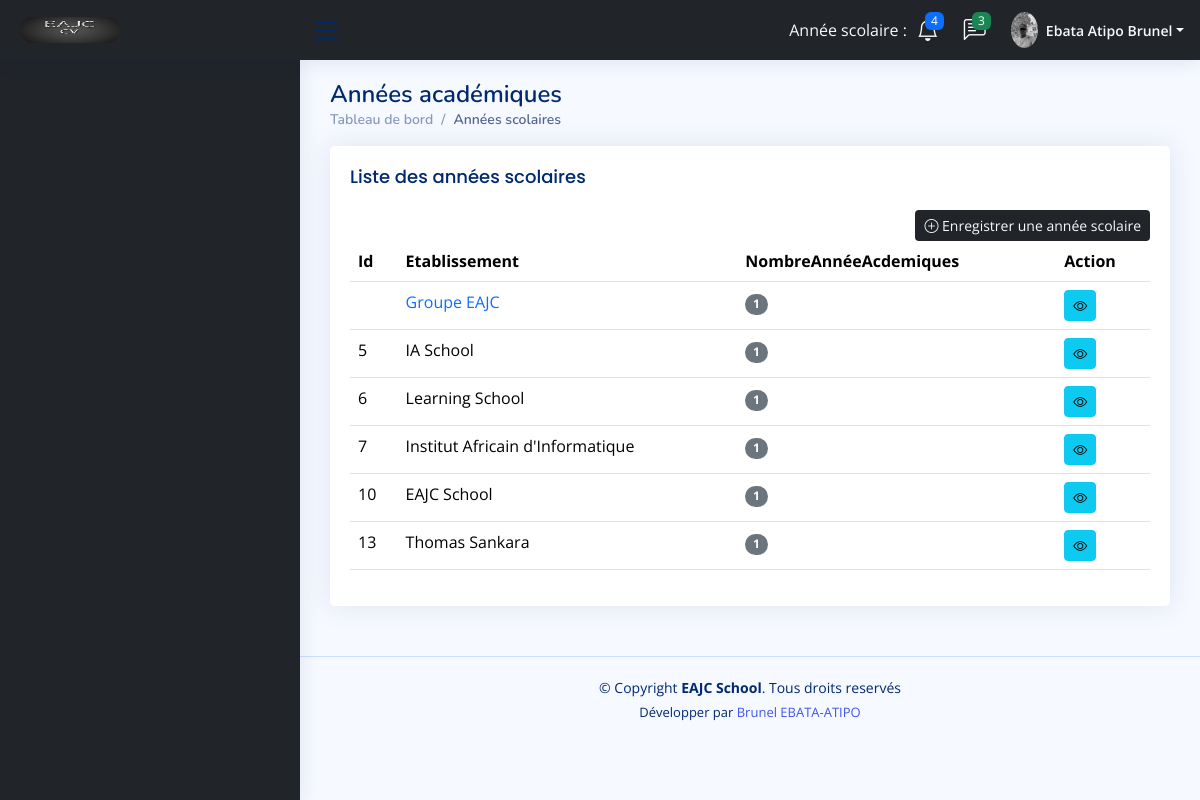
The page /anneeacademique/annee_academiques (signed in) on the database its author committed.
### school/models.py (models this page shows, shortened)
class SettingSupUser(models.Model):
    appname = models.CharField(max_length=100)
    appeditor = models.CharField(max_length=200)
    phone = models.CharField(max_length=200, null=True)
    address = models.CharField(max_length=200, null=True)
    email = models.CharField(max_length=100)
    version = models.CharField(max_length=10, null=True)
    devise = models.CharField(max_length=10, null=True)
    COLORS = [
        ('bg-primary','bg-primary'),
        ('bg-info','bg-info'),
        ('bg-success','bg-success'),
        ('bg-danger','bg-danger'),
        ('bg-secondary','bg-secondary'),
        ('bg-dark','bg-dark')
    ]
    theme = models.CharField(max_length=200, null=True, choices=COLORS)
    CT = [
        ('text-primary','text-primary'),
        ('text-info','text-info'),
        ('text-success','text-success'),
        ('text-danger','text-danger'),
        ('text-secondary','text-secondary'),
        ('text-dark','text-dark'),
        ('text-light', 'text-light')
    ]
    text_color = models.CharField(max_length=20, null=True, choices=CT)
    logo = models.ImageField(upload_to="media", null=True, blank=True)
    width_logo = models.CharField(max_length=3, null=True)
    height_logo = models.CharField(max_length=3)

### app_auth/models.py (models this page shows)
class Profile(models.Model):
    user = models.OneToOneField(User, on_delete=models.CASCADE)
    datenais = models.DateField(null=True)
    phone = models.CharField(max_length=100, null=True)
    address = models.TextField(null=True)
    profession = models.CharField(max_length=50, null=True)
    diplome = models.CharField(max_length=50, null=True)
    photo = models.ImageField(upload_to="media", null=True, blank=True)
    SEX = [
        ('Masculin','Masculin'),
        ('Feminin','Feminin')
    ]
    gender = models.CharField(max_length=100, null=True, choices=SEX)
    LIST_COUNTRY=[
        ('Afrique du Sud','Afrique du Sud'),
        ('Afghanistan','Afghanistan'),
        ('Albanie','Albanie'),
        ('Algérie','Algérie'),
        ('Allemagne','Allemagne'),
        ('Andorre','Andorre'),
        ('Angola','Angola'),
        ('Antigua-et-Barbuda','Antigua-et-Barbuda'),
        ('Arabie Saoudite','Arabie Saoudite'),
        ('Argentine','Argentine'),
        ('Arménie','Arménie'),
        ('Australie','Australie'),
        ('Autriche','Autriche'),
        ('Azerbaïdjan','Azerbaïdjan'),
        ('Bahamas','Bahamas'),
        ('Bahreïn','Bahreïn'),
        ('Bangladesh','Bangladesh'),
        ('Barbade','Barbade'),
        ('Belgique','Belgique'),
        ('Belize','Belize'),
        ('Bénin','Bénin'),
        ('Bhoutan','Bhoutan'),
        ('Biélorussie','Biélorussie'),
        ('Birmanie','Birmanie'),
        ('Bolivie','Bolivie'),
        ('Bosnie-Herzégovine','Bosnie-Herzégovine'),
        ('Botswana','Botswana'),
        ('Brésil','Brésil'),
        ('Brunei','Brunei'),
        ('Bulgarie','Bulgarie'),
        ('Burkina Faso','Burkina Faso'),
        ('Burundi','Burundi'),
        ('Cambodge','Cambodge'),
        ('Cameroun','Cameroun'),
        ('Canada','Canada'),
        ('Cap-Vert','Cap-Vert'),
        ('Chili','Chili'),
        ('Chine','Chine'),
        ('Chypre','Chypre'),
        ('Colombie','Colmobie'),
        ('Comores','Comores'),
        ('Congo-Brazzaville','Congo-Brazzaville'),
        ('Corée du Nord','Corée du Nord'),
        ('Corée du Sud','Corée du Sud'),
        ('Costa Rica','Costa Rica'),
        ('Côte d’Ivoire','Côte d’Ivoire'),
        ('Croatie','Croatie'),
        ('Cuba','Cuba'),
        ('Danemark','Danemark'),
        ('Djibouti','Djibouti'),
        ('Dominique','Dominique'),
        ('Égypte','Égypte'),
        ('Émirats arabes unis','Émirats arabes unis'),
        ('Équateur','Équateur'),
        ('Érythrée','Érythrée'),
        ('Espagne','Espagne'),
        ('Eswatini','Eswatini'),
        ('Estonie','Estonie'),
        ('États-Unis','États-Unis'),
        ('Éthiopie','Éthiopie'),
        ('Fidji','Fidji'),
        ('Finlande','Finlande'),
        ('France','France'),
        ('Gabon','Gabon'),
        ('Gambie','Gambie'),
        ('Géorgie','Géorgie'),
        ('Ghana','Ghana'),
        ('Grèce','Grèce'),
        ('Grenade','Grenade'),
        ('Guatemala','Guatemala'),
        ('Guinée','Guinée'),
        ('Guinée équatoriale','Guinée équatoriale'),
        ('Guinée-Bissau','Guinée-Bissau'),
        ('Guyana','Guyana'),
        ('Haïti','Haïti'),
        ('Honduras','Honduras'),
        ('Hongrie','Hongrie'),
        ('Îles Cook','Îles Cook'),
        ('Îles Marshall','Îles Marshall'),
        ('Inde','Inde'),
        ('Indonésie','Indonésie'),
        ('Irak','Irak'),
        ('Iran','Iran'),
        ('Irlande','Irlande'),
        ('Islande','Islande'),
        ('Israël','Israël'),
        ('Italie','Italie'),
        ('Jamaïque','Jamaïque'),
        ('Japon','Japon'),
        ('Jordanie','Jordanie'),
        ('Kazakhstan','Kazakhstan'),
        ('Kenya','Kenya'),
        ('Kirghizistan','Kirghizistan'),
        ('Kiribati','Kiribati'),
        ('Koweït','Koweït'),
        ('Laos','Laos'),
        ('Lesotho','Lesotho'),
        ('Lettonie','Lettonie'),
        ('Liban','Liban'),
        ('Liberia','Liberia'),
        ('Libye','Libye'),
        ('Liechtenstein','Liechtenstein'),
        ('Lituanie','Lituanie'),
        ('Luxembourg','Luxembourg'),
        ('Macédoine','Macédoine'),
        ('Madagascar','Madagascar'),
        ('Malaisie','Malaisie'),
        ('Malawi','Malawi'),
        ('Maldives','Maldives'),
        ('Mali','Mali'),
        ('Malte','Malte'),
        ('Maroc','Maroc'),
        ('Maurice','Maurice'),
        ('Mauritanie','Mauritanie'),
        ('Mexique','Mexique'),
        ('Micronésie','Micronésie'),
        ('Moldavie','Moldavie'),
        ('Monaco','Monaco'),
        ('Mongolie','Mongolie'),
        ('Monténégro','Monténégro'),
        ('Mozambique','Mozambique'),
        ('Namibie','Namibie'),
        ('Nauru','Nauru'),
        ('Népal','Katmandou'),
        ('Nicaragua','Nicaragua'),
        ('Niger','Niger'),
        ('Nigeria','Nigeria'),
        ('Niue','Niue'),
        ('Norvège','Norvège'),
        ('Nouvelle-Zélande','Nouvelle-Zélande'),
        ('Oman','Oman'),
        ('Ouganda','Ouganda'),
        ('Ouzbékistan','Ouzbékistan'),
        ('Pakistan','Pakistan'),
        ('Palaos','Palaos'),
        ('Palestine','Palestine'),
        ('Panama','Panama'),
        ('Papouasie-Nouvelle-Guinée','Papouasie-Nouvelle-Guinée'),
        ('Paraguay','Paraguay'),
        ('Pays-Bas','Pays-Bas'),
        ('Pérou','Pérou'),
        ('Philippines','Philippines'),
        ('Pologne','Pologne'),
        ('Portugal','Portugal'),
        ('Qatar','Qatar'),
        ('République centrafricaine','République centrafricaine'),
        ('République démocratique du Congo','République démocratique du Congo'),
        ('République Dominicaine','République Dominicaine'),
        ('République tchèque','République tchèque'),
        ('Roumanie','Roumanie'),
        ('Royaume-Uni','Royaume-Uni'),
        ('Russie','Russie'),
        ('Rwanda','Rwanda'),
        ('Saint-Kitts-et-Nevis','Saint-Kitts-et-Nevis'),
        ('Saint-Vincent-et-les-Grenadines','Saint-Vincent-et-les-Grenadines'),
        ('Sainte-Lucie','Sainte-Lucie'),
        ('Saint-Marin','Saint-Marin'),
        ('Salomon','Salomon'),
        ('Salvador','Salvador'),
        ('Samoa','Samoa'),
        ('São Tomé-et-Principe','São Tomé-et-Principe'),
        ('Sénégal','Sénégal'),
        ('Serbie','Serbie'),
        ('Seychelles','Seychelles'),
        ('Sierra Leone','Sierra Leone'),
        ('Singapour','Singapour'),
        ('Slovaquie','Slovaquie'),
        ('Slovénie','Slovénie'),
        ('Somalie','Somalie'),
        ('Soudan','Soudan'),
        ('Soudan du Sud','Soudan du Sud'),
        ('Sri Lanka','Sri Lanka'),
        ('Suède','Suède'),
        ('Suisse','Suisse'),
        ('Suriname','Suriname'),
        ('Syrie','Syrie'),
        ('Tadjikistan','Tadjikistan'),
        ('Tanzanie','Tanzanie'),
        ('Tchad','Tchad'),
        ('Thaïlande','Thaïlande'),
        ('Timor oriental','Timor oriental'),
        ('Togo','Togo'),
        ('Tonga','Tonga'),
        ('Trinité-et-Tobago','Trinité-et-Tobago'),
        ('Tunisie','Tunisie'),
        ('Turkménistan','Turkménistan'),
        ('Turquie','Turquie'),
        ('Tuvalu','Tuvalu'),
        ('Ukraine','Ukraine'),
        ('Uruguay','Uruguay'),
        ('Vanuatu','Vanuatu'),
        ('Vatican','Vatican'),
        ('Venezuela','Venezuela'),
        ('Viêt Nam','Viêt Nam'),
        ('Yémen','Yémen'),
        ('Zambie','Zambie'),
        ('Zimbabwe','Zimbabwe')
    ]
    country = models.CharField(max_length=100, null=True, choices=LIST_COUNTRY)

### etablissement/models.py (models this page shows)
class Etablissement(models.Model):
    promoteur = models.ForeignKey(User, on_delete=models.CASCADE, null=False, related_name="etablissements")
    name = models.CharField(max_length=200, null=False)
    abreviation = models.CharField(max_length=100, null=False)
    phone = models.CharField(max_length=200, null=False)
    email = models.CharField(max_length=100, null=False)
    ville = models.CharField(max_length=100, null=False)
    address = models.CharField(max_length=200, null=False)
    user = models.ForeignKey(User, on_delete=models.CASCADE, null=False, related_name="superuser")
    date = models.DateTimeField(blank=True, auto_now_add=True)
    status_access = models.BooleanField(default=True, null=False)
    groups = models.ManyToManyField(Group)
    def __str__(self):
        return self.name

### app_auth/decorator.py (the view)
        def wrapper_func(request, *args, **kwargs):
            etablissement_id = request.session.get('etablissement_id')
            groups = []
            if etablissement_id:
                etablissement = Etablissement.objects.get(id=etablissement_id)
                user = request.user
                if EtablissementUser.objects.filter(user=user, etablissement=etablissement).exists():
                    roles = EtablissementUser.objects.filter(user=user, etablissement=etablissement)
                    for role in roles:
                        groups.append(role.group)
                else:
                    roles = EtablissementUser.objects.filter(etablissement=etablissement)
                    for role in roles:
                        if role.group not in groups:
                            groups.append(role.group)
                    g = Group.objects.get(name="Super user")
                    groups.append(g)
            else:
                user = request.user
                if user.groups.exists():
                    list_groups = user.groups.all()
                    for group in list_groups:
                        groups.append(group)
            status = False
            for group in groups:
                if group.name in allowed_roles:
                    status = True
                    break
            if status:
               return view_func(request, *args, **kwargs)
            else:
                return redirect("settings/authorization") #Vous n'êtes pas autorisés à acceder à cette page"

### anneeacademique/templates/annee_academiques.html (shortened to what this page needs)
{% extends 'global/base_supuser.html' %}
{% block content %}
{% load static %}
{% load crypto_filters %}
  <main id="main" class="main">
    <div class="pagetitle">
      <h1>Années académiques</h1>
      <nav>
        <ol class="breadcrumb">
          <li class="breadcrumb-item"><a href="{% url 'settings/db' %}">Tableau de bord</a></li>
          <li class="breadcrumb-item active">Années scolaires</li>
        </ol>
      </nav>
    </div>
    <section class="section">
      <div class="row">
        <div class="col-lg-12">
          <div class="card">
            <div class="card-body">
                <h5 class="card-title">Liste des années scolaires</h5>
                <div align="right">
                    {% if setting.theme == "bg-default" %}
                    <a href="{% url 'add_anneeacademique' %}" class="btn btn-primary btn-sm"><i class="bi bi-plus-circle"></i> Enregistrer une année scolaire</a>
                    {% else %}
                    <a href="{% url 'add_anneeacademique' %}" class="btn btn-default btn-sm {{ setting.theme }} {{ setting.text_color }}"><i class="bi bi-plus-circle"></i> Enregistrer une année scolaire</a>
                    {% endif %}
                </div>
                <div class="table-responsive">
                    <table class="table datatable">
                        <thead>
                            <tr>
                                <th>Id</th>
                                <th>Etablissement</th>
                                <th>NombreAnnéeAcdemiques</th>
                                <th>Action</th>
                            </tr>
                        </thead>
                        <tbody>
                            {% for e in etablissements %}
                            <tr>
                                <td>{{e.etablissement.id }}</td>
                                {% if e.etablissement.id %}
                                <td>{{ e.etablissement }}</td>
                                {% else %}
                                <td class="text-primary">{{ e.etablissement }}</td>
                                {% endif %}
                                <td><span class="badge rounded-pill bg-secondary">{{ e.nombre_anneeacademiques }}</span></td>
                                <td class="white-space">
                                    <a href="#" data-bs-toggle="modal" data-bs-target="#detailModal{{ e.etablissement.id }}" title="Détail" class="btn btn-info btn-sm"><i class="bi bi-eye"></i></a>
                                </td>
                            </tr>
                            {% endfor %}
                        </tbody>
                    </table>
                </div>
            </div>
          </div>
        </div>
      </div>
    </section>
  </main>
{% endblock %}

### school/templates/global/header_supuser.html (shortened to what this page needs)
{% load static %}
<header id="header" class="header fixed-top d-flex align-items-center {{ setting.theme }}">
    <div class="d-flex align-items-center justify-content-between text-center">
      <a href="{% url 'index' %}" class="logo d-flex align-items-center">
        {% if setting.logo %}
        <img class="img-circle" src="{{ setting.logo.url }}" width="{{ setting.width_logo }}" height="{{ setting.height_logo }}" alt="Logo">
        {% else %}
        <span class="d-none d-lg-block">{{ setting.appname }}</span>
        {% endif %}
      </a>
      <i class="bi bi-list toggle-sidebar-btn"></i>
    </div>
    <nav class="header-nav ms-auto">
      <ul class="d-flex align-items-center">
        <li class="nav-item">
          <span class="{{ setting.text_color }}" style="margin-right:10px">Année scolaire : <b>{{ request.session.annee_d }} {{ request.session.sep }} {{ request.session.annee_f }}</b></span>
        </li>
        <li class="nav-item dropdown">
          <a class="nav-link nav-icon {{ setting.text_color }}" href="#" data-bs-toggle="dropdown">
            <i class="bi bi-bell"></i>
            <span class="badge bg-primary badge-number">4</span>
          </a>
        </li>
        <li class="nav-item dropdown">
          <a class="nav-link nav-icon {{ setting.text_color }}" href="#" data-bs-toggle="dropdown">
            <i class="bi bi-chat-left-text"></i>
            <span class="badge bg-success badge-number">3</span>
          </a>
        </li>
        <li class="nav-item dropdown pe-3">
          <a class="nav-link nav-profile d-flex align-items-center pe-0" href="#" data-bs-toggle="dropdown">
            {% if request.user.profile.photo %}
            <img src="{{ request.user.profile.photo.url }}" alt="Profile" class="rounded-circle">
            {% else %}
            <img src="{% static 'assets/img/user.png' %}" alt="Profile" class="rounded-circle">
            {% endif %}
            {% if request.user.last_name %}
            <span class="d-none d-md-block dropdown-toggle ps-2 {{ setting.text_color }}"> {{ request.user.last_name|title }} {{ request.user.first_name|title }}</span>
            {% else %}
            <span class="d-none d-md-block dropdown-toggle ps-2 {{ setting.text_color }}"> {{ request.user.username }}</span>
            {% endif %}
          </a>
        </li>
      </ul>
    </nav>
  </header>

### rows shown on the page
SettingSupUser: logo (picture), etablissement "Groupe EAJC"
Etablissement: etablissement.id "5", etablissement "IA School", nombre_anneeacademiques "1"
Etablissement: etablissement.id "6", etablissement "Learning School", nombre_anneeacademiques "1"
Etablissement: etablissement.id "7", etablissement "Institut Africain d'Informatique", nombre_anneeacademiques "1"
Etablissement: etablissement.id "10", etablissement "EAJC School", nombre_anneeacademiques "1"
Etablissement: etablissement.id "13", etablissement "Thomas Sankara", nombre_anneeacademiques "1"

### other values the page prints
{{ request.user.last_name|title }} "Ebata Atipo"
{{ request.user.first_name|title }} "Brunel"
{{ e.nombre_anneeacademiques }} "1"
